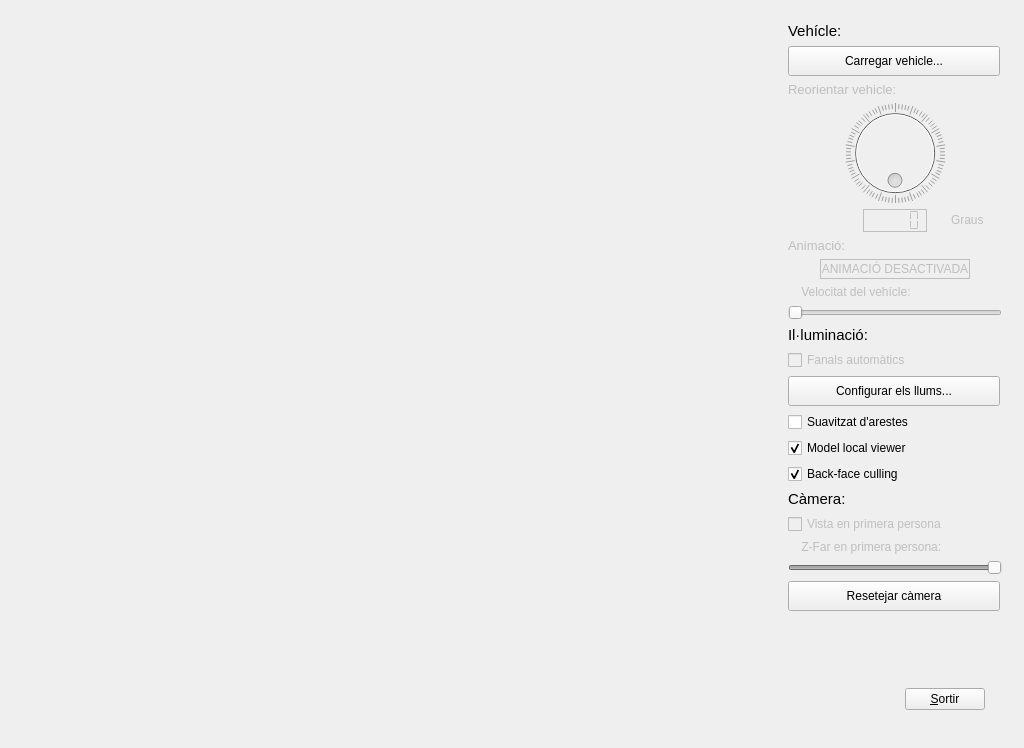
<?xml version="1.0" encoding="UTF-8"?>
<ui version="4.0">
 <class>Principal</class>
 <widget class="QWidget" name="Principal">
  <property name="geometry">
   <rect>
    <x>0</x>
    <y>0</y>
    <width>1024</width>
    <height>748</height>
   </rect>
  </property>
  <property name="windowTitle">
   <string>P3_Application</string>
  </property>
  <layout class="QHBoxLayout">
   <property name="spacing">
    <number>6</number>
   </property>
   <property name="margin">
    <number>11</number>
   </property>
   <item>
    <widget class="GLWidget" name="gLWidget1">
     <property name="sizePolicy">
      <sizepolicy hsizetype="Expanding" vsizetype="Expanding">
       <horstretch>0</horstretch>
       <verstretch>0</verstretch>
      </sizepolicy>
     </property>
     <property name="minimumSize">
      <size>
       <width>100</width>
       <height>100</height>
      </size>
     </property>
    </widget>
   </item>
   <item>
    <layout class="QVBoxLayout">
     <property name="spacing">
      <number>6</number>
     </property>
     <property name="margin">
      <number>11</number>
     </property>
     <item>
      <widget class="QLabel" name="label_2">
       <property name="font">
        <font>
         <pointsize>11</pointsize>
        </font>
       </property>
       <property name="text">
        <string>Vehícle:</string>
       </property>
       <property name="scaledContents">
        <bool>false</bool>
       </property>
      </widget>
     </item>
     <item>
      <widget class="QPushButton" name="openCarButton">
       <property name="sizePolicy">
        <sizepolicy hsizetype="Fixed" vsizetype="Fixed">
         <horstretch>0</horstretch>
         <verstretch>0</verstretch>
        </sizepolicy>
       </property>
       <property name="minimumSize">
        <size>
         <width>212</width>
         <height>30</height>
        </size>
       </property>
       <property name="text">
        <string>Carregar vehicle...</string>
       </property>
      </widget>
     </item>
     <item>
      <widget class="QLabel" name="orientLabel">
       <property name="enabled">
        <bool>false</bool>
       </property>
       <property name="font">
        <font>
         <pointsize>10</pointsize>
        </font>
       </property>
       <property name="text">
        <string>Reorientar vehicle:</string>
       </property>
      </widget>
     </item>
     <item>
      <widget class="QDial" name="alphaDial">
       <property name="enabled">
        <bool>false</bool>
       </property>
       <property name="sizePolicy">
        <sizepolicy hsizetype="Maximum" vsizetype="Fixed">
         <horstretch>0</horstretch>
         <verstretch>0</verstretch>
        </sizepolicy>
       </property>
       <property name="minimumSize">
        <size>
         <width>214</width>
         <height>100</height>
        </size>
       </property>
       <property name="mouseTracking">
        <bool>true</bool>
       </property>
       <property name="maximum">
        <number>359</number>
       </property>
       <property name="tracking">
        <bool>true</bool>
       </property>
       <property name="wrapping">
        <bool>true</bool>
       </property>
       <property name="notchesVisible">
        <bool>true</bool>
       </property>
      </widget>
     </item>
     <item>
      <layout class="QHBoxLayout" name="horizontalLayout">
       <item>
        <spacer name="horizontalSpacer">
         <property name="orientation">
          <enum>Qt::Horizontal</enum>
         </property>
         <property name="sizeType">
          <enum>QSizePolicy::Fixed</enum>
         </property>
         <property name="sizeHint" stdset="0">
          <size>
           <width>57</width>
           <height>20</height>
          </size>
         </property>
        </spacer>
       </item>
       <item>
        <widget class="QLCDNumber" name="lcdNumber">
         <property name="enabled">
          <bool>false</bool>
         </property>
         <property name="sizePolicy">
          <sizepolicy hsizetype="Fixed" vsizetype="Fixed">
           <horstretch>0</horstretch>
           <verstretch>0</verstretch>
          </sizepolicy>
         </property>
         <property name="frameShape">
          <enum>QFrame::Box</enum>
         </property>
         <property name="frameShadow">
          <enum>QFrame::Plain</enum>
         </property>
         <property name="lineWidth">
          <number>1</number>
         </property>
         <property name="midLineWidth">
          <number>0</number>
         </property>
         <property name="segmentStyle">
          <enum>QLCDNumber::Flat</enum>
         </property>
        </widget>
       </item>
       <item>
        <widget class="QLabel" name="label">
         <property name="enabled">
          <bool>false</bool>
         </property>
         <property name="sizePolicy">
          <sizepolicy hsizetype="Fixed" vsizetype="Fixed">
           <horstretch>0</horstretch>
           <verstretch>0</verstretch>
          </sizepolicy>
         </property>
         <property name="text">
          <string>Graus</string>
         </property>
        </widget>
       </item>
      </layout>
     </item>
     <item>
      <widget class="QLabel" name="label_5">
       <property name="enabled">
        <bool>false</bool>
       </property>
       <property name="font">
        <font>
         <pointsize>10</pointsize>
        </font>
       </property>
       <property name="text">
        <string>Animació:</string>
       </property>
      </widget>
     </item>
     <item>
      <layout class="QHBoxLayout" name="horizontalLayout_3">
       <property name="sizeConstraint">
        <enum>QLayout::SetFixedSize</enum>
       </property>
       <property name="leftMargin">
        <number>0</number>
       </property>
       <item>
        <widget class="QLabel" name="label_6">
         <property name="enabled">
          <bool>false</bool>
         </property>
         <property name="sizePolicy">
          <sizepolicy hsizetype="Fixed" vsizetype="Fixed">
           <horstretch>0</horstretch>
           <verstretch>0</verstretch>
          </sizepolicy>
         </property>
         <property name="minimumSize">
          <size>
           <width>150</width>
           <height>20</height>
          </size>
         </property>
         <property name="maximumSize">
          <size>
           <width>150</width>
           <height>20</height>
          </size>
         </property>
         <property name="frameShape">
          <enum>QFrame::Box</enum>
         </property>
         <property name="text">
          <string>ANIMACIÓ DESACTIVADA</string>
         </property>
         <property name="alignment">
          <set>Qt::AlignCenter</set>
         </property>
        </widget>
       </item>
      </layout>
     </item>
     <item>
      <widget class="QLabel" name="label_7">
       <property name="enabled">
        <bool>false</bool>
       </property>
       <property name="text">
        <string>    Velocitat del vehícle:</string>
       </property>
      </widget>
     </item>
     <item>
      <widget class="QSlider" name="horizontalSlider">
       <property name="enabled">
        <bool>false</bool>
       </property>
       <property name="sizePolicy">
        <sizepolicy hsizetype="Minimum" vsizetype="Fixed">
         <horstretch>0</horstretch>
         <verstretch>0</verstretch>
        </sizepolicy>
       </property>
       <property name="maximum">
        <number>50</number>
       </property>
       <property name="orientation">
        <enum>Qt::Horizontal</enum>
       </property>
      </widget>
     </item>
     <item>
      <widget class="QLabel" name="label_3">
       <property name="font">
        <font>
         <pointsize>11</pointsize>
        </font>
       </property>
       <property name="text">
        <string>Il·luminació:</string>
       </property>
      </widget>
     </item>
     <item>
      <widget class="QCheckBox" name="checkBox_3">
       <property name="enabled">
        <bool>false</bool>
       </property>
       <property name="text">
        <string>Fanals automàtics</string>
       </property>
      </widget>
     </item>
     <item>
      <widget class="QPushButton" name="pushButton">
       <property name="sizePolicy">
        <sizepolicy hsizetype="Fixed" vsizetype="Fixed">
         <horstretch>0</horstretch>
         <verstretch>0</verstretch>
        </sizepolicy>
       </property>
       <property name="minimumSize">
        <size>
         <width>212</width>
         <height>30</height>
        </size>
       </property>
       <property name="text">
        <string>Configurar els llums...</string>
       </property>
      </widget>
     </item>
     <item>
      <widget class="QCheckBox" name="smooth">
       <property name="text">
        <string>Suavitzat d'arestes</string>
       </property>
      </widget>
     </item>
     <item>
      <widget class="QCheckBox" name="checkBox">
       <property name="enabled">
        <bool>true</bool>
       </property>
       <property name="text">
        <string>Model local viewer</string>
       </property>
       <property name="checked">
        <bool>true</bool>
       </property>
      </widget>
     </item>
     <item>
      <widget class="QCheckBox" name="checkBox_2">
       <property name="text">
        <string>Back-face culling</string>
       </property>
       <property name="checked">
        <bool>true</bool>
       </property>
      </widget>
     </item>
     <item>
      <widget class="QLabel" name="label_4">
       <property name="font">
        <font>
         <pointsize>11</pointsize>
        </font>
       </property>
       <property name="text">
        <string>Càmera:</string>
       </property>
      </widget>
     </item>
     <item>
      <widget class="QCheckBox" name="fpv">
       <property name="enabled">
        <bool>false</bool>
       </property>
       <property name="autoFillBackground">
        <bool>false</bool>
       </property>
       <property name="text">
        <string>Vista en primera persona</string>
       </property>
      </widget>
     </item>
     <item>
      <widget class="QLabel" name="label_8">
       <property name="enabled">
        <bool>false</bool>
       </property>
       <property name="text">
        <string>    Z-Far en primera persona:</string>
       </property>
      </widget>
     </item>
     <item>
      <widget class="QSlider" name="horizontalSlider_2">
       <property name="enabled">
        <bool>false</bool>
       </property>
       <property name="sizePolicy">
        <sizepolicy hsizetype="Minimum" vsizetype="Fixed">
         <horstretch>0</horstretch>
         <verstretch>0</verstretch>
        </sizepolicy>
       </property>
       <property name="minimum">
        <number>2</number>
       </property>
       <property name="maximum">
        <number>100</number>
       </property>
       <property name="value">
        <number>100</number>
       </property>
       <property name="orientation">
        <enum>Qt::Horizontal</enum>
       </property>
      </widget>
     </item>
     <item>
      <widget class="QPushButton" name="resetButton">
       <property name="sizePolicy">
        <sizepolicy hsizetype="Fixed" vsizetype="Fixed">
         <horstretch>0</horstretch>
         <verstretch>0</verstretch>
        </sizepolicy>
       </property>
       <property name="minimumSize">
        <size>
         <width>212</width>
         <height>30</height>
        </size>
       </property>
       <property name="text">
        <string>Resetejar càmera</string>
       </property>
      </widget>
     </item>
     <item>
      <spacer>
       <property name="orientation">
        <enum>Qt::Vertical</enum>
       </property>
       <property name="sizeType">
        <enum>QSizePolicy::MinimumExpanding</enum>
       </property>
       <property name="sizeHint" stdset="0">
        <size>
         <width>20</width>
         <height>10</height>
        </size>
       </property>
      </spacer>
     </item>
     <item>
      <layout class="QHBoxLayout">
       <property name="spacing">
        <number>6</number>
       </property>
       <property name="margin">
        <number>11</number>
       </property>
       <item>
        <spacer>
         <property name="orientation">
          <enum>Qt::Horizontal</enum>
         </property>
         <property name="sizeType">
          <enum>QSizePolicy::Fixed</enum>
         </property>
         <property name="sizeHint" stdset="0">
          <size>
           <width>101</width>
           <height>31</height>
          </size>
         </property>
        </spacer>
       </item>
       <item>
        <widget class="QPushButton" name="pushButton1">
         <property name="sizePolicy">
          <sizepolicy hsizetype="Fixed" vsizetype="Fixed">
           <horstretch>0</horstretch>
           <verstretch>0</verstretch>
          </sizepolicy>
         </property>
         <property name="minimumSize">
          <size>
           <width>75</width>
           <height>0</height>
          </size>
         </property>
         <property name="text">
          <string>&amp;Sortir</string>
         </property>
         <property name="shortcut">
          <string>Alt+S</string>
         </property>
        </widget>
       </item>
      </layout>
     </item>
    </layout>
   </item>
  </layout>
 </widget>
 <layoutdefault spacing="6" margin="11"/>
 <customwidgets>
  <customwidget>
   <class>GLWidget</class>
   <extends>QWidget</extends>
   <header>glwidget.h</header>
   <slots>
    <slot>activeLocalViewer(bool)</slot>
    <slot>setCarSpeed(int)</slot>
    <slot>activeCullFace(bool)</slot>
   </slots>
  </customwidget>
 </customwidgets>
 <includes>
  <include location="local">glwidget.h</include>
 </includes>
 <resources/>
 <connections>
  <connection>
   <sender>pushButton1</sender>
   <signal>clicked()</signal>
   <receiver>Principal</receiver>
   <slot>close()</slot>
   <hints>
    <hint type="sourcelabel">
     <x>990</x>
     <y>712</y>
    </hint>
    <hint type="destinationlabel">
     <x>20</x>
     <y>20</y>
    </hint>
   </hints>
  </connection>
  <connection>
   <sender>resetButton</sender>
   <signal>clicked()</signal>
   <receiver>gLWidget1</receiver>
   <slot>setDefaultCamera()</slot>
   <hints>
    <hint type="sourcelabel">
     <x>999</x>
     <y>629</y>
    </hint>
    <hint type="destinationlabel">
     <x>372</x>
     <y>422</y>
    </hint>
   </hints>
  </connection>
  <connection>
   <sender>openCarButton</sender>
   <signal>clicked()</signal>
   <receiver>gLWidget1</receiver>
   <slot>openCar()</slot>
   <hints>
    <hint type="sourcelabel">
     <x>999</x>
     <y>76</y>
    </hint>
    <hint type="destinationlabel">
     <x>455</x>
     <y>115</y>
    </hint>
   </hints>
  </connection>
  <connection>
   <sender>alphaDial</sender>
   <signal>valueChanged(int)</signal>
   <receiver>lcdNumber</receiver>
   <slot>display(int)</slot>
   <hints>
    <hint type="sourcelabel">
     <x>1001</x>
     <y>206</y>
    </hint>
    <hint type="destinationlabel">
     <x>937</x>
     <y>236</y>
    </hint>
   </hints>
  </connection>
  <connection>
   <sender>alphaDial</sender>
   <signal>valueChanged(int)</signal>
   <receiver>gLWidget1</receiver>
   <slot>orientCar(int)</slot>
   <hints>
    <hint type="sourcelabel">
     <x>1001</x>
     <y>206</y>
    </hint>
    <hint type="destinationlabel">
     <x>411</x>
     <y>189</y>
    </hint>
   </hints>
  </connection>
  <connection>
   <sender>gLWidget1</sender>
   <signal>carOpened(bool)</signal>
   <receiver>orientLabel</receiver>
   <slot>setEnabled(bool)</slot>
   <hints>
    <hint type="sourcelabel">
     <x>451</x>
     <y>278</y>
    </hint>
    <hint type="destinationlabel">
     <x>1001</x>
     <y>100</y>
    </hint>
   </hints>
  </connection>
  <connection>
   <sender>gLWidget1</sender>
   <signal>carOpened(bool)</signal>
   <receiver>alphaDial</receiver>
   <slot>setEnabled(bool)</slot>
   <hints>
    <hint type="sourcelabel">
     <x>496</x>
     <y>331</y>
    </hint>
    <hint type="destinationlabel">
     <x>1001</x>
     <y>206</y>
    </hint>
   </hints>
  </connection>
  <connection>
   <sender>gLWidget1</sender>
   <signal>carOpened(bool)</signal>
   <receiver>lcdNumber</receiver>
   <slot>setEnabled(bool)</slot>
   <hints>
    <hint type="sourcelabel">
     <x>490</x>
     <y>300</y>
    </hint>
    <hint type="destinationlabel">
     <x>937</x>
     <y>236</y>
    </hint>
   </hints>
  </connection>
  <connection>
   <sender>gLWidget1</sender>
   <signal>carOpened(bool)</signal>
   <receiver>label</receiver>
   <slot>setEnabled(bool)</slot>
   <hints>
    <hint type="sourcelabel">
     <x>505</x>
     <y>239</y>
    </hint>
    <hint type="destinationlabel">
     <x>988</x>
     <y>232</y>
    </hint>
   </hints>
  </connection>
  <connection>
   <sender>gLWidget1</sender>
   <signal>dialValueChanged(int)</signal>
   <receiver>alphaDial</receiver>
   <slot>setValue(int)</slot>
   <hints>
    <hint type="sourcelabel">
     <x>465</x>
     <y>67</y>
    </hint>
    <hint type="destinationlabel">
     <x>1001</x>
     <y>206</y>
    </hint>
   </hints>
  </connection>
  <connection>
   <sender>smooth</sender>
   <signal>toggled(bool)</signal>
   <receiver>gLWidget1</receiver>
   <slot>activeSmooth(bool)</slot>
   <hints>
    <hint type="sourcelabel">
     <x>1001</x>
     <y>446</y>
    </hint>
    <hint type="destinationlabel">
     <x>360</x>
     <y>364</y>
    </hint>
   </hints>
  </connection>
  <connection>
   <sender>pushButton</sender>
   <signal>clicked()</signal>
   <receiver>gLWidget1</receiver>
   <slot>showLightsWindow()</slot>
   <hints>
    <hint type="sourcelabel">
     <x>999</x>
     <y>420</y>
    </hint>
    <hint type="destinationlabel">
     <x>436</x>
     <y>389</y>
    </hint>
   </hints>
  </connection>
  <connection>
   <sender>gLWidget1</sender>
   <signal>carOpened(bool)</signal>
   <receiver>label_5</receiver>
   <slot>setEnabled(bool)</slot>
   <hints>
    <hint type="sourcelabel">
     <x>757</x>
     <y>496</y>
    </hint>
    <hint type="destinationlabel">
     <x>1001</x>
     <y>261</y>
    </hint>
   </hints>
  </connection>
  <connection>
   <sender>gLWidget1</sender>
   <signal>carOpened(bool)</signal>
   <receiver>label_6</receiver>
   <slot>setEnabled(bool)</slot>
   <hints>
    <hint type="sourcelabel">
     <x>563</x>
     <y>599</y>
    </hint>
    <hint type="destinationlabel">
     <x>969</x>
     <y>288</y>
    </hint>
   </hints>
  </connection>
  <connection>
   <sender>gLWidget1</sender>
   <signal>carOpened(bool)</signal>
   <receiver>label_7</receiver>
   <slot>setEnabled(bool)</slot>
   <hints>
    <hint type="sourcelabel">
     <x>531</x>
     <y>478</y>
    </hint>
    <hint type="destinationlabel">
     <x>1001</x>
     <y>310</y>
    </hint>
   </hints>
  </connection>
  <connection>
   <sender>gLWidget1</sender>
   <signal>carOpened(bool)</signal>
   <receiver>horizontalSlider</receiver>
   <slot>setEnabled(bool)</slot>
   <hints>
    <hint type="sourcelabel">
     <x>421</x>
     <y>511</y>
    </hint>
    <hint type="destinationlabel">
     <x>1001</x>
     <y>333</y>
    </hint>
   </hints>
  </connection>
  <connection>
   <sender>gLWidget1</sender>
   <signal>activateAnimation(QString)</signal>
   <receiver>label_6</receiver>
   <slot>setText(QString)</slot>
   <hints>
    <hint type="sourcelabel">
     <x>492</x>
     <y>254</y>
    </hint>
    <hint type="destinationlabel">
     <x>969</x>
     <y>288</y>
    </hint>
   </hints>
  </connection>
  <connection>
   <sender>horizontalSlider</sender>
   <signal>valueChanged(int)</signal>
   <receiver>gLWidget1</receiver>
   <slot>setCarSpeed(int)</slot>
   <hints>
    <hint type="sourcelabel">
     <x>1001</x>
     <y>333</y>
    </hint>
    <hint type="destinationlabel">
     <x>343</x>
     <y>438</y>
    </hint>
   </hints>
  </connection>
  <connection>
   <sender>checkBox</sender>
   <signal>toggled(bool)</signal>
   <receiver>gLWidget1</receiver>
   <slot>activeLocalViewer(bool)</slot>
   <hints>
    <hint type="sourcelabel">
     <x>1001</x>
     <y>472</y>
    </hint>
    <hint type="destinationlabel">
     <x>725</x>
     <y>564</y>
    </hint>
   </hints>
  </connection>
  <connection>
   <sender>checkBox_2</sender>
   <signal>toggled(bool)</signal>
   <receiver>gLWidget1</receiver>
   <slot>activeCullFace(bool)</slot>
   <hints>
    <hint type="sourcelabel">
     <x>1001</x>
     <y>498</y>
    </hint>
    <hint type="destinationlabel">
     <x>731</x>
     <y>628</y>
    </hint>
   </hints>
  </connection>
  <connection>
   <sender>gLWidget1</sender>
   <signal>carOpened(bool)</signal>
   <receiver>fpv</receiver>
   <slot>setEnabled(bool)</slot>
   <hints>
    <hint type="sourcelabel">
     <x>670</x>
     <y>655</y>
    </hint>
    <hint type="destinationlabel">
     <x>1001</x>
     <y>549</y>
    </hint>
   </hints>
  </connection>
  <connection>
   <sender>fpv</sender>
   <signal>toggled(bool)</signal>
   <receiver>gLWidget1</receiver>
   <slot>activeFirstPersonView(bool)</slot>
   <hints>
    <hint type="sourcelabel">
     <x>1001</x>
     <y>549</y>
    </hint>
    <hint type="destinationlabel">
     <x>643</x>
     <y>634</y>
    </hint>
   </hints>
  </connection>
  <connection>
   <sender>gLWidget1</sender>
   <signal>activateFirstPersonView(bool)</signal>
   <receiver>fpv</receiver>
   <slot>setChecked(bool)</slot>
   <hints>
    <hint type="sourcelabel">
     <x>753</x>
     <y>700</y>
    </hint>
    <hint type="destinationlabel">
     <x>1001</x>
     <y>549</y>
    </hint>
   </hints>
  </connection>
  <connection>
   <sender>horizontalSlider_2</sender>
   <signal>valueChanged(int)</signal>
   <receiver>gLWidget1</receiver>
   <slot>setFPVzFar(int)</slot>
   <hints>
    <hint type="sourcelabel">
     <x>1001</x>
     <y>593</y>
    </hint>
    <hint type="destinationlabel">
     <x>737</x>
     <y>715</y>
    </hint>
   </hints>
  </connection>
  <connection>
   <sender>fpv</sender>
   <signal>toggled(bool)</signal>
   <receiver>horizontalSlider_2</receiver>
   <slot>setEnabled(bool)</slot>
   <hints>
    <hint type="sourcelabel">
     <x>1001</x>
     <y>549</y>
    </hint>
    <hint type="destinationlabel">
     <x>1001</x>
     <y>593</y>
    </hint>
   </hints>
  </connection>
  <connection>
   <sender>fpv</sender>
   <signal>toggled(bool)</signal>
   <receiver>label_8</receiver>
   <slot>setEnabled(bool)</slot>
   <hints>
    <hint type="sourcelabel">
     <x>1001</x>
     <y>549</y>
    </hint>
    <hint type="destinationlabel">
     <x>1001</x>
     <y>570</y>
    </hint>
   </hints>
  </connection>
  <connection>
   <sender>gLWidget1</sender>
   <signal>activateFirstPersonView(bool)</signal>
   <receiver>alphaDial</receiver>
   <slot>setDisabled(bool)</slot>
   <hints>
    <hint type="sourcelabel">
     <x>752</x>
     <y>736</y>
    </hint>
    <hint type="destinationlabel">
     <x>881</x>
     <y>139</y>
    </hint>
   </hints>
  </connection>
  <connection>
   <sender>gLWidget1</sender>
   <signal>activateFirstPersonView(bool)</signal>
   <receiver>lcdNumber</receiver>
   <slot>setDisabled(bool)</slot>
   <hints>
    <hint type="sourcelabel">
     <x>766</x>
     <y>736</y>
    </hint>
    <hint type="destinationlabel">
     <x>899</x>
     <y>235</y>
    </hint>
   </hints>
  </connection>
  <connection>
   <sender>gLWidget1</sender>
   <signal>activateFirstPersonView(bool)</signal>
   <receiver>orientLabel</receiver>
   <slot>setDisabled(bool)</slot>
   <hints>
    <hint type="sourcelabel">
     <x>569</x>
     <y>219</y>
    </hint>
    <hint type="destinationlabel">
     <x>1001</x>
     <y>100</y>
    </hint>
   </hints>
  </connection>
  <connection>
   <sender>gLWidget1</sender>
   <signal>activateFirstPersonView(bool)</signal>
   <receiver>label</receiver>
   <slot>setDisabled(bool)</slot>
   <hints>
    <hint type="sourcelabel">
     <x>604</x>
     <y>95</y>
    </hint>
    <hint type="destinationlabel">
     <x>988</x>
     <y>232</y>
    </hint>
   </hints>
  </connection>
  <connection>
   <sender>gLWidget1</sender>
   <signal>carOpened(bool)</signal>
   <receiver>checkBox_3</receiver>
   <slot>setEnabled(bool)</slot>
   <hints>
    <hint type="sourcelabel">
     <x>463</x>
     <y>516</y>
    </hint>
    <hint type="destinationlabel">
     <x>861</x>
     <y>374</y>
    </hint>
   </hints>
  </connection>
  <connection>
   <sender>checkBox_3</sender>
   <signal>toggled(bool)</signal>
   <receiver>gLWidget1</receiver>
   <slot>activeCarLampposts(bool)</slot>
   <hints>
    <hint type="sourcelabel">
     <x>814</x>
     <y>377</y>
    </hint>
    <hint type="destinationlabel">
     <x>357</x>
     <y>319</y>
    </hint>
   </hints>
  </connection>
 </connections>
</ui>
